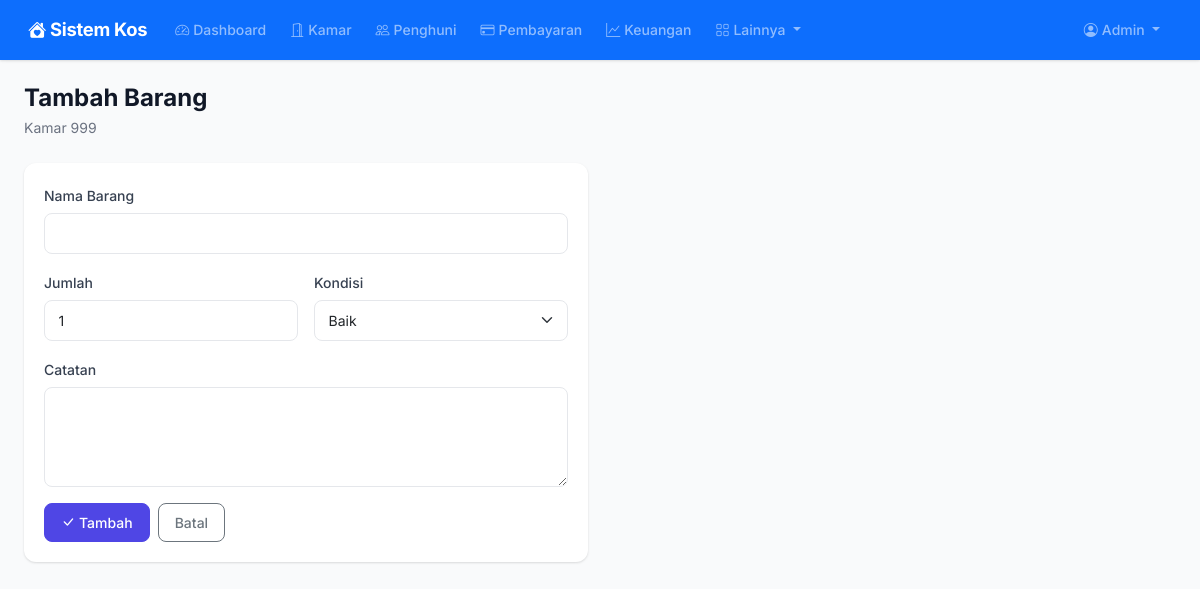
The app's page /inventaris/tambah/7 (signed in), older data.
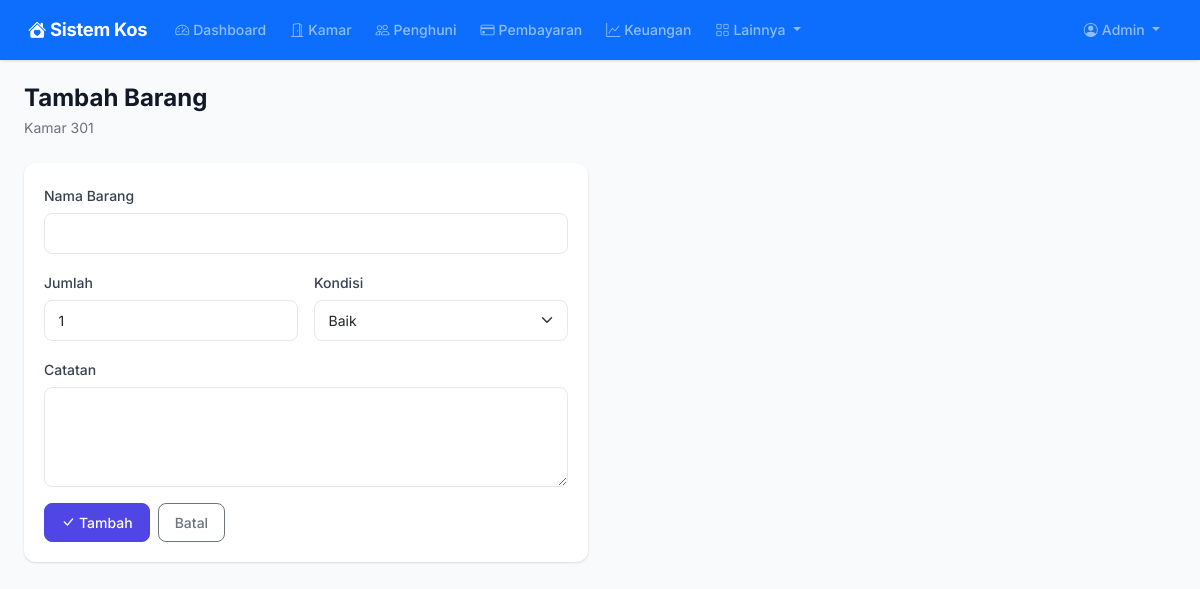
The same page, newer data.
### models.py (models this page shows, shortened)
class Room(db.Model):
    __tablename__ = "rooms"
    id = db.Column(db.Integer, primary_key=True)
    nomor_kamar = db.Column(db.String(10), unique=True, nullable=False)
    lantai = db.Column(db.Integer, default=1)
    tipe = db.Column(db.String(50), default="Reguler")
    harga_per_bulan = db.Column(db.Float, nullable=False)
    ukuran = db.Column(db.String(50))
    fasilitas = db.Column(db.Text)
    status = db.Column(db.String(20), default="tersedia")
    deskripsi = db.Column(db.Text)
    created_at = db.Column(db.DateTime, default=datetime.utcnow)
    bookings = db.relationship("Booking", backref="room", lazy="dynamic")
    maintenance_requests = db.relationship("MaintenanceRequest", backref="room", lazy="dynamic")

### routes/inventory.py (the view, shortened to what this page needs)
@inventory_bp.route("/tambah/<int:room_id>", methods=["GET", "POST"])
@login_required
def add_item(room_id):
    if current_user.role not in ("admin", "management"):
        return redirect(url_for("dashboard.index"))
    room = Room.query.get_or_404(room_id)
    return render_template("inventory/form.html", room=room)

### app.py (called while the page is built)
def create_app():
    app = Flask(__name__)
    app.config.from_object("config.Config")
    db.init_app(app)
    login_manager.init_app(app)
    csrf.init_app(app)
    login_manager.login_view = "auth.login"
    login_manager.login_message = "Silakan login terlebih dahulu."
    from models import User
    @login_manager.user_loader
    def load_user(user_id):
        return User.query.get(int(user_id))
    @app.context_processor
    def inject_now():
        from datetime import datetime
        return {"now": datetime.now()}
    @app.context_processor
    def inject_utility():
        from datetime import date
        return {"date_today": date.today()}
    from routes import register_routes
    register_routes(app)
    with app.app_context():
        db.create_all()
    return app

### templates/inventory/form.html (shortened to what this page needs)
{% extends "base.html" %}
{% block content %}
<div class="page-header">
    <h1>{{ 'Edit' if item else 'Tambah' }} Barang</h1>
    <p>Kamar {{ room.nomor_kamar }}</p>
</div>
<div class="row">
    <div class="col-lg-6">
        <div class="card border-0">
            <div class="card-body">
                <form method="POST">
                    <div class="mb-3">
                        <label class="form-label">Nama Barang</label>
                        <input type="text" name="nama" class="form-control" required
                               value="{{ item.nama if item else '' }}">
                    </div>
                    <div class="row g-3 mb-3">
                        <div class="col-md-6">
                            <label class="form-label">Jumlah</label>
                            <input type="number" name="jumlah" class="form-control" min="1"
                                   value="{{ item.jumlah if item else '1' }}">
                        </div>
                        <div class="col-md-6">
                            <label class="form-label">Kondisi</label>
                            <select name="kondisi" class="form-select">
                                <option value="baik" {% if item and item.kondisi == 'baik' %}selected{% endif %}>Baik</option>
                            </select>
                        </div>
                    </div>
                    <div class="mb-3">
                        <label class="form-label">Catatan</label>
                        <textarea name="catatan" class="form-control" rows="2">{{ item.catatan if item else '' }}</textarea>
                    </div>
                    <div class="d-flex gap-2">
                        <button type="submit" class="btn btn-primary">
                            <i class="bi bi-check-lg me-1"></i>{{ 'Simpan' if item else 'Tambah' }}
                        </button>
                        <a href="{{ url_for('inventory.room_items', room_id=room.id) }}" class="btn btn-outline-secondary">Batal</a>
                    </div>
                </form>
            </div>
        </div>
    </div>
</div>
{% endblock %}

Row changes from the older to the newer data that the page shows:
changed Room: nomor_kamar "999" → "301"
